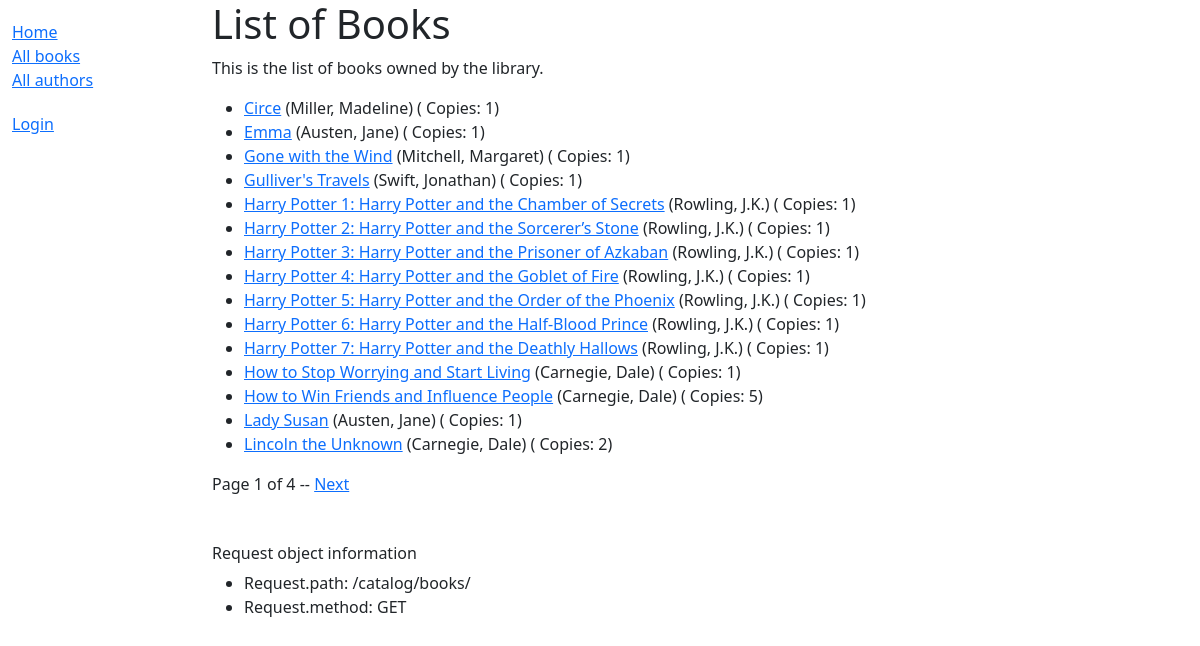
Before: /catalog/books/ with the older database file.
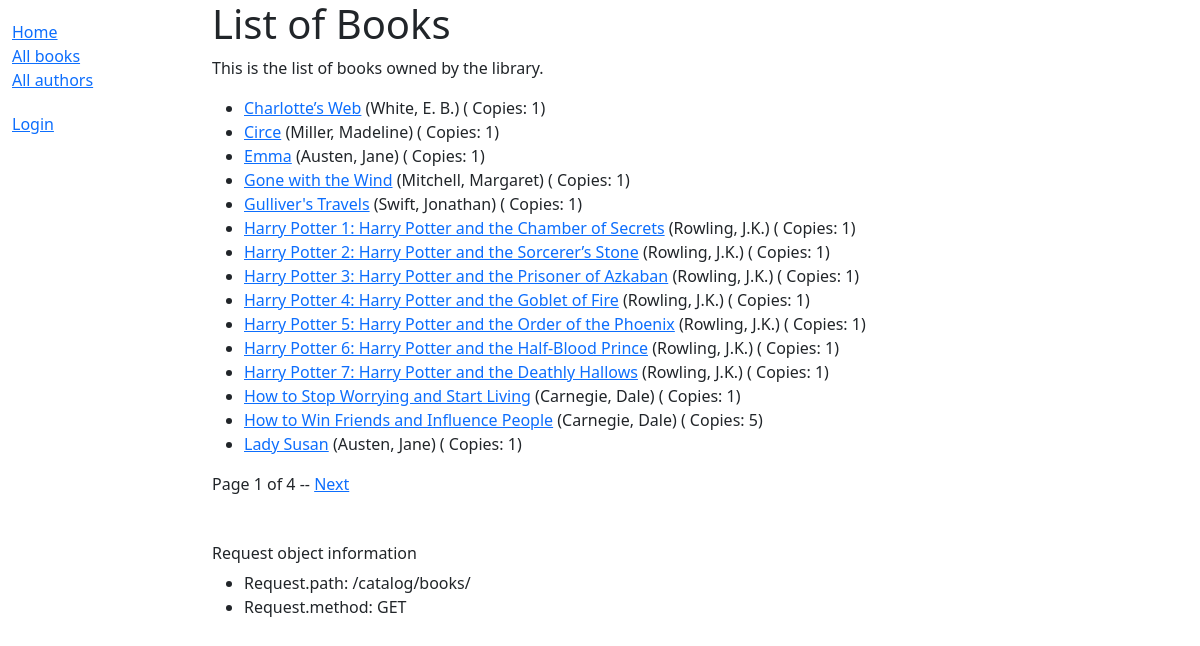
After: the same page with the newer database file.
### catalog/models.py (models this page shows, shortened)
class Book(models.Model):
    title = models.CharField(max_length=200)
    author = models.ForeignKey('Author', on_delete=models.RESTRICT, null=True)
    summary = models.TextField(
        max_length=1000,
        help_text="Enter a brief description of the book",
    )
    isbn = models.CharField(
        'ISBN',
        max_length=13,
        unique=True,
        help_text='13 Character <a href="https://www.isbn-international.org/'
                  'content/what-isbn">ISBN number</a>',
    )
    genre = models.ManyToManyField(
        Genre,
        help_text="Select a genre for this book",
    )   # each genre can have many books and a book can have multiple genres
    def display_genre(self):
        """Create a string for the Genre. Required to display in Admin."""
        return '; '.join(genre.name for genre in self.genre.all()[:3])
    display_genre.short_description = 'Genre'
    language = models.ForeignKey(
        Language, on_delete=models.SET_NULL, null=True
    )
    def get_absolute_url(self):
        return reverse('catalog:book-detail', args=[str(self.id)])
    class Meta:
        ordering = ['title', 'author']

class Author(models.Model):
    first_name = models.CharField(max_length=100)
    last_name = models.CharField(max_length=100)
    date_of_birth = models.DateField(null=True, blank=True)
    date_of_death = models.DateField('died', null=True, blank=True)
    class Meta:
        ordering = ['last_name', 'first_name']
    def __str__(self) -> str:
        return f'{self.last_name}, {self.first_name}'

### catalog/views.py (the view)
# urls.py: path('books/', views.BookListView.as_view(), name='books'),
class BookListView(generic.ListView):
    model = Book
    paginate_by = 15
    def get_context_data(self, **kwargs: Any) -> dict[str, Any]:
        context = super().get_context_data(**kwargs)
        context['some_data'] = 'Some other data'
        return context

### catalog/templates/catalog/book_list.html (shortened to what this page needs)
{% extends 'base_generic.html' %}
{% block content %}
    <h1>List of Books</h1>
    <p>
        This is the list of books owned by the library.
    </p>
    {% if object_list %}
        <ul>
            {% for book in object_list %}
                <li>
                    <a href="{{ book.get_absolute_url }}">{{ book.title }}</a>
                    ({{ book.author }}) ( Copies: {{ book.bookinstance_set.count }})
                </li>
            {% endfor %}
        </ul>
    {% else %}
        <p>There are not books in the library.</p>
    {% endif %}
{% endblock %}

### catalog/templates/base_generic.html (shortened to what this page needs)
<!DOCTYPE html>
<html lang="en">
    <head>
        <link rel="stylesheet"
            href="https://cdn.jsdelivr.net/npm/bootstrap@5.3.3/dist/css/bootstrap.min.css"
>
        {% load static %}
        <link rel="stylesheet" href="{% static 'css/styles.css' %}">
    </head>
    <body>
        <div class="container-fluid">
            <div class="row">
                <div class="col-sm-2">
                    {% block sidebar %}
                        <ul class="sidebar-nav">
                            <li><a href="{% url 'catalog:index' %}">Home</a></li>
                            <li><a href="{% url 'catalog:books' %}">All books</a></li>
                            <li><a href="{% url 'catalog:authors' %}">All authors</a></li>
                        </ul>
                        <ul class="sidebar-nav">
                            {% if user.is_authenticated %}
                                <li>User: {{ user.get_username }}</li>
                                <li><a href="{% url 'catalog:my-borrowed' %}">My borrowed</a></li>
                                <li>
                                    <form id="logout-form" action="{% url 'logout' %}" method="post">
                                        {% csrf_token %}
                                        <button type="submit" class="btn btn-link">Logout</button>
                                    </form>
                                </li>
                            {% else %}
                                <li><a href="{% url 'login' %}?next={{ request.path }}">Login</a></li>
                            {% endif %}
                        </ul>
                    {% endblock %}
                </div>
                <div class="col-sm-10">
                    {% block content %}
                    {% endblock %}
                    {% block pagination %}
                        {% if is_paginated %}
                            <div class="pagination">
                                <span class="page-links">
                                    <span class="page-current">
                                        Page {{ page_obj.number }} of {{ page_obj.paginator.num_pages }}
                                    </span>
                                    {% if page_obj.has_next %}
                                        --
                                        <a href="{{ request.path }}?page={{ page_obj.next_page_number }}">
                                            Next
                                        </a>
                                    {% endif %}
                                </span>
                            </div>
                        {% endif %}
                    {% endblock %}
                    <br><br><h6>Request object information</h6>
                    <ul>
                        <li>Request.path: {{ request.path }}</li>
                        <li>Request.method: {{ request.method }}</li>
                    </ul>
                </div>
            </div>
        </div>
    </body>
</html>

### catalog/static/css/styles.css (style rules this page uses)
.sidebar-nav { margin-top: 20px; padding: 0; list-style: none; }

Changed rows visible on the page:
no longer on this page (row unchanged): Book: title "Lincoln the Unknown", author "Carnegie, Dale", bookinstance_set.count "2"
added Book: title "Charlotte’s Web", author "White, E. B.", bookinstance_set.count "1"
